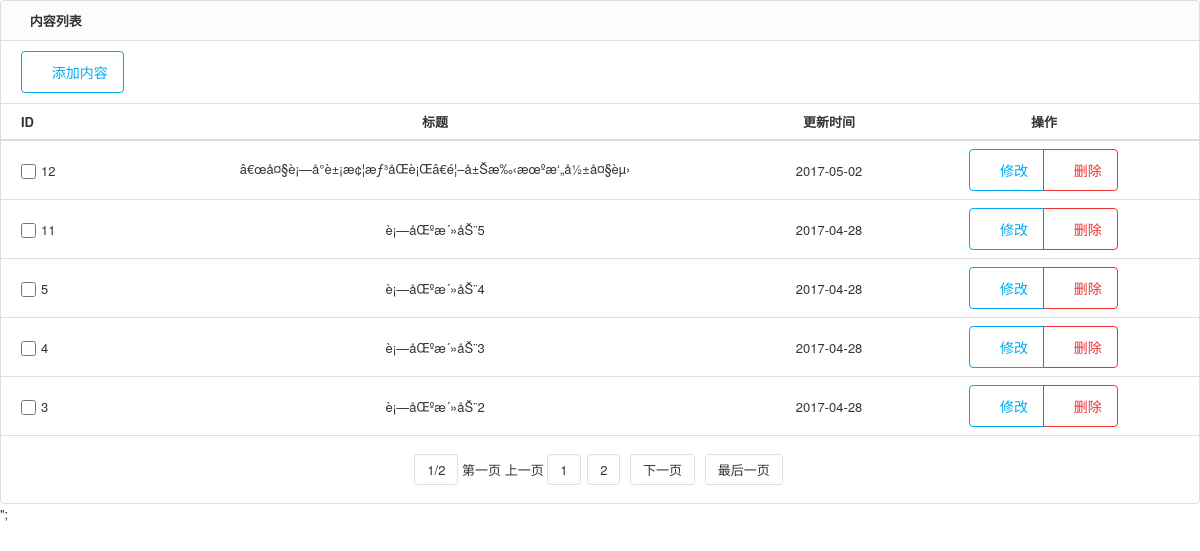
Screenshot of /admin/page/list.php?table=activity (signed in) with the database file from the repository.
### tables this page shows
CREATE TABLE `activity` (
  `id` int(11) NOT NULL AUTO_INCREMENT,
  `title` varchar(100) DEFAULT NULL,
  `content` varchar(2000) DEFAULT NULL,
  `date` varchar(20) DEFAULT NULL,
  PRIMARY KEY (`id`)
);

### admin/page/list.php (the view, shortened to what this page needs)
<!DOCTYPE html>
<html lang="zh-cn">
<head>
<link rel="stylesheet" href="../css/pintuer.css">
<link rel="stylesheet" href="../css/admin.css">
</head>
<body>
<form method="post" action="" id="listform">
  <div class="panel admin-panel">
    <div class="panel-head"><strong class="icon-reorder"> 内容列表</strong> <a href="" style="float:right; display:none;">添加字段</a></div>
    <div class="padding border-bottom">
      <ul class="search" style="padding-left:10px;">
        <li> <a class="button border-main icon-plus-square-o" href=<?php echo "add.php?table=".$_GET["table"];?>> 添加内容</a> </li>
      </ul>
    </div>
    <table class="table table-hover text-center">
      <tr>
        <th width="100" style="text-align:left; padding-left:20px;">ID</th>
        <th>标题</th>
        <th width="10%">更新时间</th>
        <th width="310">操作</th>
      </tr>
      <?php
        include "../util/mysqlConn.php";
        $tableName = $_GET["table"];
        $Page_size=5;
        $sql1 = "select * from {$tableName}";
        $result1 = mysqli_query($conn,$sql1);
        $count = mysqli_num_rows($result1);
        $page_count = ceil($count/$Page_size);
        $init=1;
        $max_p=$page_count;
        $pages=$page_count;
        if(empty($_GET['page'])||$_GET['page']<0){
            $page=1;
        }else {
            $page=$_GET['page'];
        }
        $offset=$Page_size*($page-1);
        $sql2 = ("select * from {$tableName} order by id desc limit $offset,$Page_size");
        $result2 = mysqli_query($conn,$sql2);
        if ($result2->num_rows>0) {
          while($row = mysqli_fetch_array($result2,MYSQLI_ASSOC)){
              echo "<tr>
                      <td style='text-align:left; padding-left:20px;'>
                      <input type='checkbox' name='id[]' value='' />".$row["id"]."</td>";
              echo "<td>".$row["title"]."</td>
                    <td>".$row["date"]."</td>
                    <td>
                      <div class='button-group'>
                        <a class='button border-main' href='edit.php?id=".$row["id"]."&table={$tableName}"."&title=".$row["title"]."&content=".$row["content"]."'>
                          <span class='icon-edit'></span> 修改</a>
                        <a class='button border-red' href='javascript:void(0)' onclick='return del(".$row["id"].",\"$tableName\")'>
                          <span class='icon-trash-o'></span> 删除</a>
                      </div>
                    </td>
                    </tr>";
          }
        }else{
            echo "<tr><td>查无数据<td></tr>";
          }
        $key='<div class="page">';
        $key.="<span>$page/$pages</span> ";
        if($page!=1){
            $key.="<a href=\"".$_SERVER['PHP_SELF']."?page=1&table={$tableName}\">第一页</a> ";
            $key.="<a href=\"".$_SERVER['PHP_SELF']."?page=".($page-1)."&table={$tableName}\">上一页</a>";
        }else {
            $key.="第一页 ";
            $key.="上一页";
        }
        for($i=$init;$i<=$max_p;$i++){
            if($i==$page){
                $key.=' <span>'.$i.'</span>';
            } else {
                $key.=" <a href=\"".$_SERVER['PHP_SELF']."?page=".$i."&table={$tableName}\">".$i."</a>";
            }
        }
        if($page!=$pages){
            $key.=" <a href=\"".$_SERVER['PHP_SELF']."?page=".($page+1)."&table={$tableName}\">下一页</a> ";
            $key.="<a href=\"".$_SERVER['PHP_SELF']."?page={$pages}&table={$tableName}\">最后一页</a>";
        }else {
            $key.="下一页 ";
            $key.="最后一页";
        }
        $key.='</div>';
        ?>
      <tr>
        <td colspan="8">
            <div class="pagelist">
              <?php echo $key ?>
            </div>
        </td>
      </tr>
    </table>
  </div>
</form>
    ";
</body>
</html>

### admin/css/admin.css (style rules this page uses)
body { color:#333; font-size:13px; }
input,select,textarea { color:#333; }
.panel { background:#fff; }
ul,li { list-style-type:none; }
.button { padding:10px 15px; }
.table th { text-align:center; }
.table td { vertical-align:middle; }
.pagelist { padding:10px 0; text-align:center; }
.pagelist span,.pagelist a { border-radius:3px; border:1px solid #dfdfdf;display:inline-block; padding:5px 12px; }
.pagelist a { margin:0 3px; }
.search { overflow:hidden; }
.search li { float:left; margin-right:15px; line-height:35px; }
input[type="checkbox"], input[type="radio"] { width:15px; height:15px; vertical-align:-3px; margin-right:5px; }

### rows the page displays
activity: id "12", title "â€œå¤§è¡—å°è±¡æ¢¦æƒ³åŒè¡Œâ€é¦–å±Šæ‰‹æœºæ‘„å½±å¤§èµ›", date "2017-05-02"
activity: id "11", title "è¡—åŒºæ´»åŠ¨5", date "2017-04-28"
activity: id "5", title "è¡—åŒºæ´»åŠ¨4", date "2017-04-28"
activity: id "4", title "è¡—åŒºæ´»åŠ¨3", date "2017-04-28"
activity: id "3", title "è¡—åŒºæ´»åŠ¨2", date "2017-04-28"

### other values shown
$page "1"
$pages "2"
